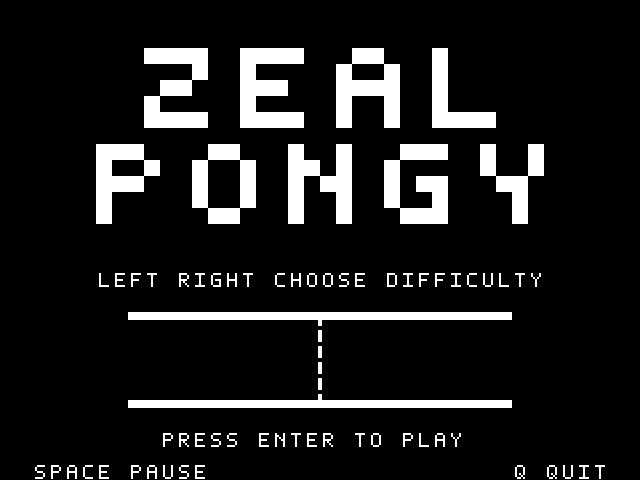

A 2D game scene composited from a Tiled map and its tileset images. What follows is a short description and the map's XML, with every tile layer's data as written:
An orthogonal 40x30 tile map with 16x16 px tiles, 1 tile layer (Artwork) and 2 objects (Prompt, Demo court).

<map version="1.10" tiledversion="1.11.2" orientation="orthogonal" renderorder="right-down" width="40" height="30" tilewidth="16" tileheight="16" infinite="0" backgroundcolor="#000000" nextlayerid="3" nextobjectid="3">
 <tileset firstgid="1" source="pong.tsx" />
 <objectgroup id="2" name="Controls">
  <object id="1" name="Prompt" x="160" y="432" width="304" height="16" />
  <object id="2" name="Demo court" x="128" y="320" width="384" height="80" />
 </objectgroup>
 <layer id="1" name="Artwork" width="40" height="30">
  <data encoding="csv">
1,1,1,1,1,1,1,1,1,1,1,1,1,1,1,1,1,1,1,1,1,1,1,1,1,1,1,1,1,1,1,1,1,1,1,1,1,1,1,1,
1,1,1,1,1,1,1,1,1,1,1,1,1,1,1,1,1,1,1,1,1,1,1,1,1,1,1,1,1,1,1,1,1,1,1,1,1,1,1,1,
1,1,1,1,1,1,1,1,1,1,1,1,1,1,1,1,1,1,1,1,1,1,1,1,1,1,1,1,1,1,1,1,1,1,1,1,1,1,1,1,
1,1,1,1,1,1,1,1,1,13,13,13,13,1,1,13,13,13,13,1,1,1,13,13,1,1,1,13,1,1,1,1,1,1,1,1,1,1,1,1,
1,1,1,1,1,1,1,1,1,1,1,1,13,1,1,13,1,1,1,1,1,13,1,1,13,1,1,13,1,1,1,1,1,1,1,1,1,1,1,1,
1,1,1,1,1,1,1,1,1,1,13,13,1,1,1,13,13,13,1,1,1,13,13,13,13,1,1,13,1,1,1,1,1,1,1,1,1,1,1,1,
1,1,1,1,1,1,1,1,1,13,1,1,1,1,1,13,1,1,1,1,1,13,1,1,13,1,1,13,1,1,1,1,1,1,1,1,1,1,1,1,
1,1,1,1,1,1,1,1,1,13,13,13,13,1,1,13,13,13,13,1,1,13,1,1,13,1,1,13,13,13,13,1,1,1,1,1,1,1,1,1,
1,1,1,1,1,1,1,1,1,1,1,1,1,1,1,1,1,1,1,1,1,1,1,1,1,1,1,1,1,1,1,1,1,1,1,1,1,1,1,1,
1,1,1,1,1,1,13,13,13,1,1,1,1,13,13,1,1,1,13,1,1,13,1,1,1,13,13,13,1,1,13,1,1,13,1,1,1,1,1,1,
1,1,1,1,1,1,13,1,1,13,1,1,13,1,1,13,1,1,13,13,1,13,1,1,13,1,1,1,1,1,13,1,1,13,1,1,1,1,1,1,
1,1,1,1,1,1,13,13,13,1,1,1,13,1,1,13,1,1,13,1,13,13,1,1,13,1,13,13,1,1,1,13,13,1,1,1,1,1,1,1,
1,1,1,1,1,1,13,1,1,1,1,1,13,1,1,13,1,1,13,1,1,13,1,1,13,1,1,13,1,1,1,1,13,1,1,1,1,1,1,1,
1,1,1,1,1,1,13,1,1,1,1,1,1,13,13,1,1,1,13,1,1,13,1,1,1,13,13,13,1,1,1,1,13,1,1,1,1,1,1,1,
1,1,1,1,1,1,1,1,1,1,1,1,1,1,1,1,1,1,1,1,1,1,1,1,1,1,1,1,1,1,1,1,1,1,1,1,1,1,1,1,
1,1,1,1,1,1,1,1,1,1,1,1,1,1,1,1,1,1,1,1,1,1,1,1,1,1,1,1,1,1,1,1,1,1,1,1,1,1,1,1,
1,1,1,1,1,1,1,1,1,1,1,1,1,1,1,1,1,1,1,1,1,1,1,1,1,1,1,1,1,1,1,1,1,1,1,1,1,1,1,1,
1,1,1,1,1,1,44,37,38,52,1,50,41,39,40,52,1,35,40,47,47,51,37,1,36,41,38,38,41,35,53,44,52,57,1,1,1,1,1,1,
1,1,1,1,1,1,1,1,1,1,1,1,1,1,1,1,1,1,1,1,1,1,1,1,1,1,1,1,1,1,1,1,1,1,1,1,1,1,1,1,
1,1,1,1,1,1,1,1,5,5,5,5,5,5,5,5,5,5,5,5,5,5,5,5,5,5,5,5,5,5,5,5,1,1,1,1,1,1,1,1,
1,1,1,1,1,1,1,1,1,1,1,1,1,1,1,1,1,1,1,2,3,1,1,1,1,1,1,1,1,1,1,1,1,1,1,1,1,1,1,1,
1,1,1,1,1,1,1,1,1,1,1,1,1,1,1,1,1,1,1,2,3,1,1,1,1,1,1,1,1,1,1,1,1,1,1,1,1,1,1,1,
1,1,1,1,1,1,1,1,1,1,1,1,1,1,1,1,1,1,1,2,3,1,1,1,1,1,1,1,1,1,1,1,1,1,1,1,1,1,1,1,
1,1,1,1,1,1,1,1,1,1,1,1,1,1,1,1,1,1,1,2,3,1,1,1,1,1,1,1,1,1,1,1,1,1,1,1,1,1,1,1,
1,1,1,1,1,1,1,1,1,1,1,1,1,1,1,1,1,1,1,2,3,1,1,1,1,1,1,1,1,1,1,1,1,1,1,1,1,1,1,1,
1,1,1,1,1,1,1,1,4,4,4,4,4,4,4,4,4,4,4,4,4,4,4,4,4,4,4,4,4,4,4,4,1,1,1,1,1,1,1,1,
1,1,1,1,1,1,1,1,1,1,1,1,1,1,1,1,1,1,1,1,1,1,1,1,1,1,1,1,1,1,1,1,1,1,1,1,1,1,1,1,
1,1,1,1,1,1,1,1,1,1,48,50,37,51,51,1,37,46,52,37,50,1,52,47,1,48,44,33,57,1,1,1,1,1,1,1,1,1,1,1,
1,1,1,1,1,1,1,1,1,1,1,1,1,1,1,1,1,1,1,1,1,1,1,1,1,1,1,1,1,1,1,1,1,1,1,1,1,1,1,1,
1,1,51,48,33,35,37,1,48,33,53,51,37,1,1,1,1,0,0,0,0,0,0,0,0,0,0,0,1,1,1,1,49,1,49,53,41,52,1,1
</data>
 </layer>
</map>
